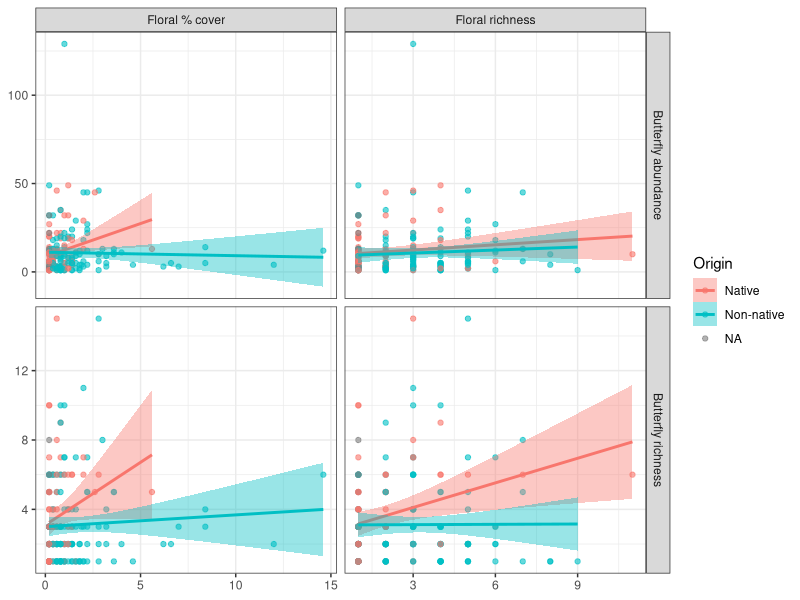

R code for this plot: (Note: this script raises an error after producing the figure.)
#### Drafting Answers to Research Questions Script ####
### Freya Innes
### 22/09/2026

# Open Packages
library(tidyverse)

#### READING IN DATA ####
setwd("~/Desktop/School/Graduate/BIMBY_2026_Field_Season")

butterflies_clean <- read_csv("Clean Data/butterflies_clean.csv")
flowers_clean <- read_csv("Clean Data/flowers_clean.csv")
nectar_clean <- read_csv("Clean Data/nectar_clean.csv")



#### Can floral resource richness and abundance predict butterfly richness and abundance? ####
# The idea behind this one is a four paneled grid that has the associations

# Making a usable butterfly summary
butterfly_summary <- butterflies_clean %>%
  mutate(date = make_date(year = 2026,
                          month = as.integer(month), 
                          day = as.integer(day)),
         butterfly_species = paste(genus, species)) %>% # Combining the date
  filter(butterfly_species != "NA NA") %>% # Removes rows with no species but the name "NA NA"
  group_by(transect, date) %>%
  summarise(butterfly_abundance = sum(number, na.rm = TRUE), # Making a column for butterfly abundance
            butterfly_richness = n_distinct(butterfly_species), # Making a column for species richness
            .groups = "drop")

# Making floral summary with native and non-native cover and richness in case I want to use it later
flower_summary <- flowers_clean %>%
  filter(!is.na(genus)) %>%  # drop placeholder "no plant in this quadrat" rows
  mutate(date = make_date(year = 2026,
                          month = as.integer(month),
                          day = as.integer(day)),
         plant_species = paste(genus, species)) %>%
  distinct(transect, date, quadrat, plant_species, origin, cover_pct) %>%  # Guard against duplicate entries
  group_by(transect, date) %>%
  complete(quadrat = 1:5, nesting(plant_species, origin), # Keeps species and their origin together instead of duplicating
           fill = list(cover_pct = 0)) %>%
  ungroup() %>%
  group_by(transect, date, origin, plant_species) %>%
  summarise(mean_cover = mean(cover_pct), .groups = "drop") %>%
  group_by(transect, date, origin) %>%
  summarise(floral_richness = n_distinct(plant_species),
            floral_cover = sum(mean_cover),
            .groups = "drop")

# Making a summary table to plot more easily
question1_data <- butterfly_summary %>%
  left_join(flower_summary, by = c("transect", "date"))

# Making the data array for the figure
figure_data <- bind_rows(
  question1_data %>%
    transmute(transect, date, origin,
              x = floral_richness,
              y = butterfly_richness,
              x_variable = "Floral richness",
              y_variable = "Butterfly richness"),
  question1_data %>%
    transmute(transect, date, origin,
              x = floral_cover,
              y = butterfly_richness,
              x_variable = "Floral % cover",
              y_variable = "Butterfly richness"),
  question1_data %>%
    transmute(transect, date, origin,
              x = floral_richness,
              y = butterfly_abundance,
              x_variable = "Floral richness",
              y_variable = "Butterfly abundance"),
  question1_data %>%
    transmute(transect, date, origin,
              x = floral_cover,
              y = butterfly_abundance,
              x_variable = "Floral % cover",
              y_variable = "Butterfly abundance"))

ggplot(figure_data, aes(x = x, y = y, color = origin, fill = origin)) +
  geom_point(alpha = 0.6) +
  geom_smooth(method = "lm", se = TRUE) +
  facet_grid(y_variable ~ x_variable, scales = "free") +
  labs(x = NULL, y = NULL, color = "Origin", fill = "Origin") +
  theme_bw()


#### Which floral resources are disproportionately used by butterflies relative to their availability?####
# FLOWER DATA #

#Ensuring NAs are removed (can be removed once data is properyl cleaned)
flowers_clean <- flowers_clean %>%
  filter(!is.na(transect), !is.na(month), !is.na(day)) %>%
  mutate(date = make_date(year = 2026,
                          month = as.integer(month),
                          day = as.integer(day)),
         plant_species = paste(genus, species))

# Calculate mean floral cover for each plant species
flower_availability <- flowers_clean %>%
  filter(!is.na(quadrat)) %>% # Removes quadrats that are NA values
  group_by(transect, date, quadrat, plant_species) %>%
  summarise(cover = sum(`cover_%`, na.rm = TRUE),
            .groups = "drop") %>%
  complete(transect, date, 
           quadrat = 1:5,  # specifically calculates for 5 quadrats, not more (NAs)
           plant_species, fill = list(cover = 0)) %>%
  group_by(transect, date, plant_species) %>%
  summarise(mean_cover = mean(cover),
            n_quadrats = n(),
            .groups = "drop")

# Calculate total floral cover for each transect on a certain date
flower_totals <- flower_availability %>%
  group_by(transect, date) %>%
  summarise(total_floral_cover = sum(mean_cover, na.rm = TRUE),
            .groups = "drop")

# Calculate each plant's proportion of floral availability
flower_availability <- flower_availability %>%
  left_join(flower_totals, by = c("transect", "date")) %>%
  mutate(availability_proportion = mean_cover / total_floral_cover)


# NECTARING DATA #

# Filtering the dataset (can be removed once data is completed)
nectar_clean <- nectar_clean %>%
  filter(!is.na(transect), !is.na(month), !is.na(day)) %>%
  mutate(date = make_date(year = 2026,
                          month = as.integer(month),
                          day = as.integer(day)),
         plant_species = paste(flower_genus, flower_species))

# Counting nectar observations for each plant
nectaring_summary <- nectar_clean %>%
  group_by(transect, date, plant_species) %>%
  summarise(nectar_visits = n(), 
            .groups = "drop")

# Calculating the total nectar observations per transect on a certain date
nectar_totals <- nectaring_summary %>%
  group_by(transect, date) %>%
  summarise(total_nectar_visits = sum(nectar_visits, na.rm = TRUE),
            .groups = "drop")

# Calculate if nectar use was proportional 
nectaring_summary <- nectaring_summary %>%
  left_join(nectar_totals, by = c("transect", "date")) %>%
  mutate(use_proportion = nectar_visits / total_nectar_visits)


# COMBINING DATASETS #
question2_data <- flower_availability %>%
  select(transect, date, plant_species, mean_cover, availability_proportion) %>%
  full_join(nectaring_summary %>%
              select(transect, date, plant_species, nectar_visits, use_proportion),
            by = c("transect", "date", "plant_species")) %>%
  mutate(mean_cover = replace_na(mean_cover, 0),
         availability_proportion = replace_na(availability_proportion, 0),
         nectar_visits = replace_na(nectar_visits, 0), 
         use_proportion = replace_na(use_proportion, 0))

# Calculate selection ratio
#
# > 1 = used more than expected based on availability
# = 1 = used in proportion to availability
# < 1 = used less than expected

question2_data <- question2_data %>%
  mutate(selection_ratio = case_when(availability_proportion > 0 ~ use_proportion / availability_proportion,
                                     TRUE ~ NA_real_))

#  Plotting data
# Each point represents a plant species at a particular transect on a particular date
ggplot(question2_data, aes(x = availability_proportion, y = use_proportion)) +
  geom_abline(slope = 1, intercept = 0, linetype = "dashed") + # 1:1 line = use proportional to availability
  geom_point(alpha = 0.6) +
  labs(x = "Proportion of floral cover available",
       y = "Proportion of nectar observations",
       title = "Butterfly nectar use relative to floral availability") +
  theme_bw()

# Plant-level summary for a second figure
plant_summary <- question2_data %>%
  group_by(plant_species) %>%
  summarise(mean_availability = mean(availability_proportion, na.rm = TRUE),
            mean_use = mean(use_proportion, na.rm = TRUE),
            total_visits = sum(nectar_visits, na.rm = TRUE),
            .groups = "drop")

# Plant-level availability vs. use figure
ggplot(plant_summary, aes(x = mean_availability, y = mean_use, label = plant_species)) +
  geom_abline(slope = 1, intercept = 0, linetype = "dashed") + # 1:1 line = use proportional to availability
  geom_point(alpha = 0.6) +
  geom_text(nudge_y = 0.01, check_overlap = TRUE) +
  labs(x = "Mean proportional floral cover",
       y = "Mean proportional nectar use") +
  theme_bw()


#### Does butterfly use of native vs. non-native nectar plants change with seasonal variation in native floral availability?####

# FLORAL DATA #
flower_species_cover <- flowers_clean %>%
  group_by(transect, date, plant_species, origin) %>%
  summarise(mean_cover = mean(`cover_%`, na.rm = TRUE),
            .groups = "drop")

# Total floral cover by transect on a date
flower_totals <- flower_species_cover %>%
  group_by(transect, date) %>%
  summarise(total_floral_cover = sum(mean_cover, na.rm = TRUE),
            .groups = "drop")

# Calculating native floral availability
native_flower_availability <- flower_species_cover %>%
  group_by(transect, date) %>%
  summarise(native_floral_cover = sum(mean_cover[origin == "Native"], na.rm = TRUE),
            total_floral_cover = sum(mean_cover, na.rm = TRUE), # Mean cover of all flowers
            .groups = "drop") %>%
  mutate(proportion_native_floral_cover = native_floral_cover / total_floral_cover) # Proportion of floral cover that is native

# NECTARING DATA #
# Summary of native nectar visits
nectar_native_summary <- nectar_clean %>%
  group_by(transect, date, flower_origin) %>%
  summarise(nectar_visits = n(),
            .groups = "drop")

# Calculating total nectar observations
nectar_totals <- nectar_native_summary %>%
  group_by(transect, date) %>%
  summarise(total_nectar_visits = sum(nectar_visits, na.rm = TRUE),
            .groups = "drop")

# Calculating the proportion of nectar visits to native plants
native_nectar_use <- nectar_native_summary %>%
  filter(flower_origin == "Native") %>%
  group_by(transect, date) %>%
  summarise(native_nectar_visits = sum(nectar_visits, na.rm = TRUE),
            .groups = "drop") %>%
  left_join(nectar_totals, by = c("transect", "date")) %>%
  mutate(proportion_native_nectar = native_nectar_visits / total_nectar_visits)

# Combining the floral availability and nectar use
question3_data <- native_flower_availability %>%
  left_join(native_nectar_use, by = c("transect", "date"))

# PLOTTING #
# Plotting native floral availability through the season
ggplot(question3_data, aes(x = date, y = proportion_native_floral_cover)) +
  geom_point(alpha = 0.6) +
  geom_smooth(method = "loess", se = TRUE) +
  labs(x = "Date", 
       y = "Proportion of floral cover that is native", 
       title = "Seasonal availability of native floral resources") +
  theme_bw()

# Plotting native nectar use through the season
ggplot(question3_data, aes(x = date, y = proportion_native_nectar)) +
  geom_point(alpha = 0.6) +
  geom_smooth(method = "loess", se = TRUE) +
  labs(x = "Date",
       y = "Proportion of nectar observations on native plants",
       title = "Seasonal use of native flowers") +
  ylim(0, 1) +
  theme_bw()

# Plotting native floral availability vs. native nectar use
ggplot(question3_data, aes(x = proportion_native_floral_cover, y = proportion_native_nectar)) +
  geom_abline(slope = 1, intercept = 0, linetype = "dashed") + # Adds the 1:1 use ratio
  geom_point(alpha = 0.6) +
  geom_smooth(method = "lm", se = TRUE) +
  labs(x = "Proportion of floral cover that is native",
       y = "Proportion of nectar observations on native plants",
       title = "Native nectar use as a function of native floral availability") +
  theme_bw()






#### MAKING OTHER RANDOM PLOTS THAT I HAD THE CODE FOR ####
# Transect Locations
# Adding region to butterfly data
butterflies <- butterflies_clean %>%
  mutate(region = case_when(
    transect %in% c("GBH", "CCM", "BGP", "PSP") ~ "Lower Mainland",
    transect %in% c("CHP", "RBG", "BHT", "HRP") ~ "Vancouver Island",
    transect %in% c("MGT", "FLT") ~ "High Elevation Alpine",
    transect %in% c("MMF", "KPP", "PSL") ~ "Thompson-Nicola",
    transect %in% c("OHR", "OHRb", "PBM", "ABR", "JMS",
                    "KSP", "OKF", "KWL", "RTT", "PML") ~ "Okanagan-Similkameen",
    transect %in% c("UBC", "KMP", "RRP" ) ~ "Thompson-Okanagan"))

# Base map
canada_prov <- ne_states(country = "canada", returnclass = "sf")

# Load BC boundary
bc_boundary <- canada_prov %>%
  filter(gn_name == "British Columbia")

# Convert to sf structure to plot on map 
transects_sf <- st_as_sf(butterflies, coords = c("lon", "lat"), crs = 4326)

# Clip to BC
sf_bc <- st_join(transects_sf, bc_boundary, join = st_within, left = FALSE)

# Plot
ggplot() +
  geom_sf(data = bc_boundary, fill = "grey95") +
  geom_sf(data = sf_bc, aes(color = region.x)) +
  geom_sf_text(data = sf_bc, aes(label = transect),
               nudge_y = 0.05,
               size = 2) +
  coord_sf(xlim = c(-126.0, -119.0),
           ylim = c(48.0, 51)) +
  theme_bw() +
  theme(panel.grid.major = element_blank(),
        panel.grid.minor = element_blank()) +
  labs(title = "BIMBY Transects in British Columbia",
       x = "Longitude",
       y = "Latitude",
       color = "Sampling Region")



# SAMPLING SUMMARY
# Binding together sampling summary
sampling_summary <- bind_rows(
  flowers_clean %>%
    distinct(transect, month, day, week) %>%
    count(transect) %>%
    mutate(dataset = "Flowers"),
  
  nectar_clean %>%
    distinct(transect, month, day) %>%
    count(transect) %>%
    mutate(dataset = "Nectar"),
  
  butterflies_clean %>%
    distinct(transect, month, day) %>%
    count(transect) %>%
    mutate(dataset = "Butterflies"))

# Plots the number of times floral surveys, butterfly surveys, and nectar observations have been recorded at each site
ggplot(sampling_summary, aes(x = reorder(transect, n), y = n, fill = dataset)) +
  geom_col(position = "dodge") +
  coord_flip() +
  labs(x = "Transect", 
       y = "Number of sampling occasions", 
       fill = "Dataset") +
  theme_bw() +
  theme(panel.grid.major = element_blank(),
        panel.grid.minor = element_blank())



# NATIVE VS. NON-NATIVE FLORAL COVER
# Averaging floral cover across five quadrats per transect
cover_transect <- flowers_clean %>%
  filter(!is.na(origin)) %>%
  group_by(month, day, week, transect, quadrat, origin) %>%
  summarise(cover = sum(`cover_%`, na.rm = TRUE), 
            .groups = "drop" ) %>%
  group_by(month, day, week, transect, origin) %>%
  summarise(mean_cover = mean(cover, na.rm = TRUE), 
            se = sd(cover, na.rm = TRUE) / sqrt(n()),
            .groups = "drop")

# Creating day-of-year
cover_transect <- cover_transect %>%
  mutate(date = as.Date(paste(2026, month, day, sep = "-")),
         julian = as.integer(format(date, "%j")),
         region = case_when(
           transect %in% c("GBH", "CCM", "BGP", "PSP") ~ "Lower Mainland",
           transect %in% c("CHP", "RBG", "BHT", "HRP") ~ "Vancouver Island",
           transect %in% c("MGT", "FLT") ~ "High Elevation Alpine",
           transect %in% c("MMF", "KPP", "PSL") ~ "Thompson-Nicola",
           transect %in% c("OHR", "OHRb", "PBM", "ABR", "JMS",
                           "KSP", "OKF", "KWL", "RTT", "PML") ~ "Okanagan-Similkameen",
           transect %in% c("UBC", "KMP", "RRP" ) ~ "Thompson-Okanagan"))

# Plotting mean % floral cover vs day of year
ggplot(cover_transect, aes(x = week, y = mean_cover, colour = origin)) +
  geom_point(alpha = 0.5) +
  geom_smooth(method = "loess", se = FALSE) + # Change if changed below
  facet_wrap(~ region) + # Change if wanting season total, region, or individual transects
  scale_colour_manual(values = c("Native" = "forestgreen", "Non-native" = "orange")) +
  scale_x_continuous(breaks = seq(min(cover_transect$week), max(cover_transect$week), by = 1)) +
  labs(x = "Week",
       y = "Mean floral cover (%)",
       colour = "Plant origin") +
  theme_bw() +
  theme(panel.grid.major = element_blank(),
        panel.grid.minor = element_blank())

# NECTAR-USE AT TRANSECTS 
# Simple summary of nectar-use
nectar_summary <- nectar_clean %>%
  count(transect, flower_origin)

# Plots nectaring observations at each transect and whether they were on native or non-native plants
ggplot(nectar_summary, aes(x = reorder(transect, n), y = n, fill = flower_origin)) +
  geom_col() +
  coord_flip() +
  scale_fill_manual(
    values = c("Native" = "forestgreen", "Non-native" = "orange")) +
  labs(x = "Transect",
       y = "Number of nectaring observations",
       fill = "Flower origin") +
  theme_bw() +
  theme(panel.grid.major = element_blank(),
        panel.grid.minor = element_blank())

# NECTAR-USE THROUGHOUT THE SEASON
# Adding julian date to nectaring data and summing the observations
nectar_day <- nectar_clean %>%
  mutate(date = as.Date(paste(2026, month, day, sep = "-")),
         julian = as.integer(format(date, "%j"))) %>%
  count(julian, flower_origin)

ggplot(nectar_day, aes(x = julian, y = n, colour = flower_origin)) +
  geom_point(alpha = 0.6) +
  geom_smooth(method = "loess", se = FALSE) + # Change for error bars if wanted
  scale_colour_manual(values = c("Native" = "forestgreen","Non-native" = "orange")) +
  labs(x = "Day of year",
       y = "Nectaring observations",
       colour = "Flower origin") +
  theme_bw() +
  theme(panel.grid.major = element_blank(),
        panel.grid.minor = element_blank())

#FLORAL AVAILABILITY VS NECTAR-USE 
# Calculating native floral cover for each transect and week
floral_availability <- flowers_clean %>%
  filter(!is.na(origin)) %>%
  group_by(week, transect, quadrat, origin) %>%
  summarise(cover = sum(`cover_%`, na.rm = TRUE),
            .groups = "drop") %>%
  group_by(week, transect, origin) %>%
  summarise(mean_cover = mean(cover, na.rm = TRUE),
            .groups = "drop") %>%
  rename(flower_origin = origin)

# Nectar observations based on week, transect, and flower origin 
nectar_use <- nectar_clean %>%
  count(week, transect, flower_origin, name = "nectar_obs")

# Connecting datasets
nectar_availability <- floral_availability %>%
  left_join(nectar_use, by = c("week", "transect", "flower_origin")) %>%
  mutate(nectar_obs = replace_na(nectar_obs, 0))

# Plotting 
ggplot(nectar_availability, aes(x = mean_cover, y = nectar_obs, colour = flower_origin)) +
  geom_point(alpha = 0.7) +
  geom_smooth(method = "lm", se = TRUE) +
  facet_wrap(~ flower_origin) +
  scale_colour_manual(values = c("Native" = "forestgreen", "Non-native" = "orange")) +
  labs(x = "Mean floral cover (%)",
       y = "Nectaring observations",
       colour = "Flower origin") +
  theme_bw() +
  theme(panel.grid.major = element_blank(),
        panel.grid.minor = element_blank())


# BUTTERFLY ABUNDANCE THROUGHOUT THE SEASON 
# Abundance at each transect during each week
butterfly_day <- butterflies_clean %>%
  group_by(month, day, week, transect) %>%
  summarise(butterfly_abundance = sum(number, na.rm = TRUE),
            species_richness = n_distinct(paste(genus, species),na.rm = TRUE), .groups = "drop") %>%
  mutate(date = as.Date(paste(2026, month, day, sep = "-")),
         julian = as.integer(format(date, "%j")),
         region = case_when(
           transect %in% c("GBH", "CCM", "BGP", "PSP") ~ "Lower Mainland",
           transect %in% c("CHP", "RBG", "BHT", "HRP") ~ "Vancouver Island",
           transect %in% c("MGT", "FLT") ~ "High Elevation Alpine",
           transect %in% c("MMF", "KPP", "PSL") ~ "Thompson-Nicola",
           transect %in% c("OHR", "OHRb", "PBM", "ABR", "JMS",
                           "KSP", "OKF", "KWL", "RTT", "PML") ~ "Okanagan-Similkameen",
           transect %in% c("UBC", "KMP", "RRP" ) ~ "Thompson-Okanagan"))

# Plots abundance (something wonky with the x-axis)
ggplot(butterfly_day, aes(x = julian, y = butterfly_abundance)) +
  geom_point(alpha = 0.6) +
  geom_smooth(method = "loess",se = TRUE) +
  facet_wrap(~ region) +
  labs(x = "Day of year", 
       y = "Butterfly abundance") +
  theme_bw() +
  theme(panel.grid.major = element_blank(),
        panel.grid.minor = element_blank())


# Plots richness (still wonky)
ggplot(butterfly_day, aes(x = julian,y = species_richness)) +
  geom_point(alpha = 0.6) +
  geom_smooth(method = "loess", se = TRUE) +
  #facet_wrap(~ region) +
  labs(x = "Day of year",
       y = "Butterfly species richness") +
  theme_bw() +
  theme(panel.grid.major = element_blank(),
        panel.grid.minor = element_blank())











# NOT READY YET
availability_prop <- floral_availability %>%
  group_by(week, transect) %>%
  mutate(availability_prop = mean_cover / sum(mean_cover)) %>%
  ungroup()

use_prop <- nectar_use %>%
  group_by(week, transect) %>%
  mutate(use_prop = nectar_obs / sum(nectar_obs)) %>%
  ungroup()

comparison <- availability_prop %>%
  left_join(use_prop, by = c("week", "transect", "flower_origin")) %>%
  mutate(use_prop = replace_na(use_prop, 0))

ggplot(comparison, aes(x = availability_prop, y = use_prop, colour = flower_origin)) +
  geom_abline(slope = 1, intercept = 0, linetype = "dashed") +
  geom_point(size = 3, alpha = 0.7) +
  scale_colour_manual(values = c("Native" = "forestgreen", "Non-native" = "orange")) +
  labs(x = "Proportion of floral availability",
       y = "Proportion of nectar use",
       colour = "Flower origin") +
  theme_bw() +
  theme(panel.grid.major = element_blank(),
        panel.grid.minor = element_blank())
# One point is a flower origin at a transect during a certain week















floral_availability <- flowers_clean %>%
  filter(!is.na(origin)) %>%
  group_by(week, transect, quadrat, origin) %>%
  summarise(cover = sum(`cover_%`, na.rm = TRUE), .groups = "drop") %>%
  group_by(week, transect, origin) %>% # Average the quadrats to get transect-level 
  summarise(mean_cover = mean(cover, na.rm = TRUE), .groups = "drop") %>%
  rename(flower_origin = origin)

nectar_use <- nectar_clean %>%
  filter(activity == "nectaring") %>%
  count(week, transect, flower_origin, name = "nectar_obs")

selection_data <- floral_availability %>%
  left_join(nectar_use, by = c("week", "transect", "flower_origin")) %>% # Add nectar observations
  mutate(nectar_obs = replace_na(nectar_obs, 0)) # No observations on that flower origin = zero observations

selection_data <- selection_data %>%
  group_by(week, transect) %>%
  mutate(availability_prop = mean_cover / sum(mean_cover),
         use_prop = nectar_obs / sum(nectar_obs)) %>%
  ungroup()

selection_data <- selection_data %>%
  filter(!is.na(use_prop), !is.na(availability_prop), availability_prop > 0)

selection_data <- selection_data %>%
  mutate(selection_ratio = use_prop/availability_prop)

selection_data %>%
  select(week, transect, flower_origin, availability_prop, use_prop, selection_ratio) %>%
  arrange(transect, week, flower_origin)


ggplot(selection_data, aes(x = flower_origin, y = selection_ratio, colour = flower_origin)) +
  geom_hline(yintercept = 1, linetype = "dashed") +
  geom_boxplot() +
  geom_jitter(size = 2.5, alpha = 0.5) +
  scale_colour_manual(values = c("Native" = "forestgreen",
                                 "Non-native" = "orange")) +
  labs(x = "Flower origin",
       y = "Selection ratio",
       colour = "Flower origin") +
  theme_bw() +
  theme(panel.grid.major = element_blank(),
        panel.grid.minor = element_blank())


# Summary of most common nectar plants visited
nectaring_summary_plot <- nectaring_summary %>%
  group_by(plant_species) %>%
  summarise(nectar_visits = sum(nectar_visits, na.rm = TRUE),
            .groups = "drop") %>%
  arrange(desc(nectar_visits)) %>%
  mutate(plant_species = factor(plant_species,
                           levels = plant_species)) %>%
  filter(nectar_visits > 5)


ggplot(nectaring_summary_plot, aes(x = plant_species, y = nectar_visits)) +
  geom_col() +
  theme(axis.text.x = element_text(angle = 45, hjust = 1)) +
  labs(x = "Flower",
       y = "Number of nectar observations",
       title = "Butterfly nectar plant use") 
